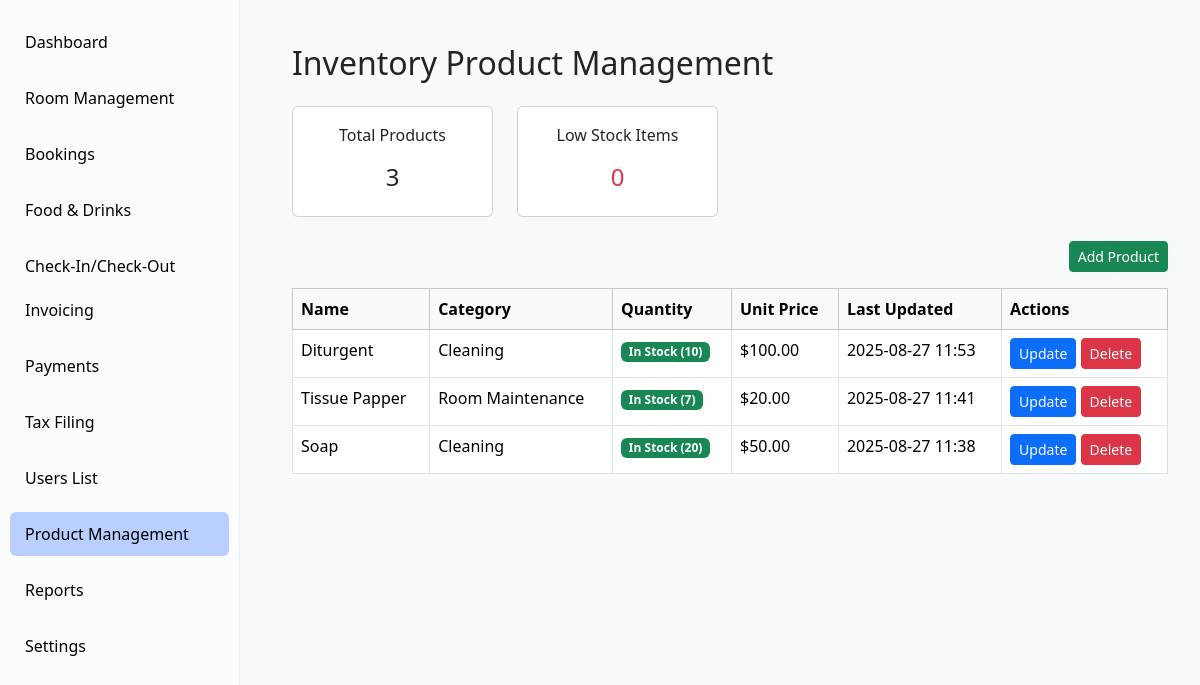
The app's page /products/ (signed in) with its own data.
### products/models.py (models this page shows, shortened)
class Product(models.Model):
    CATEGORY_CHOICES = [
        ('cleaning', 'Cleaning'),
        ('kitchen', 'Kitchen'),
        ('maintenance', 'Room Maintenance'),
        ('other', 'Other'),
    ]
    name = models.CharField(max_length=200)
    category = models.CharField(max_length=50, choices=CATEGORY_CHOICES, default="other")
    quantity = models.PositiveIntegerField(default=0)
    unit_price = models.DecimalField(max_digits=10, decimal_places=2)
    updated_at = models.DateTimeField(auto_now=True)
    def is_low_stock(self):
        return self.quantity <= 5

### products/views.py (the view)
# urls.py: path("", views.product_list, name="product_list"),
def product_list(request):
    products = Product.objects.all().order_by("-updated_at")
    total_products = products.count()
    low_stock = products.filter(quantity__lte=5).count()
    return render(request, "products/product_list.html", {
        "products": products,
        "total_products": total_products,
        "low_stock": low_stock,
    })

### accounts/models.py (called while the page is built)
    def is_admin(self):
        return self.role == self.ROLE_ADMIN

### products/templates/products/product_list.html (shortened to what this page needs)
{% load static %}
<!DOCTYPE html>
<html lang="en">
<head>
  <link href="https://cdn.jsdelivr.net/npm/bootstrap@5.3.2/dist/css/bootstrap.min.css" rel="stylesheet">
</head>
<body class="bg-light">
<div class="sidebar">
  <ul>
    <li><a href="{% url 'core:dashboard' %}">Dashboard</a></li>
    <li><a href="{% url 'rooms:room_management' %}">Room Management</a></li>
    <li><a href="{% url 'booking:booking_list' %}">Bookings</a></li>
    <li><a href="{% url 'foods:food_entry' %}">Food & Drinks</a></li>
    <l><a href="{% url 'checkin_checkout:checkin_checkout' %}">Check-In/Check-Out</a></l>
    <li><a href="{% url 'invoices:invoice_list' %}">Invoicing</a></li>
    <li><a href="{% url 'transaction:payment_list' %}">Payments</a></li>
    <li><a href="{% url 'tax_filling:tax_filling' %}">Tax Filing</a></li>
    <li><a href="{% url 'accounts:create-receptionist' %}">Users List</a></li>
    <li class="active"><a href="{% url 'products:product_list' %}">Product Management</a></li>
    {% if request.user.is_admin or request.user.is_subadmin %}
        <li><a href="{% url 'reports:dashboard' %}">Reports</a></li>
        <li><a href="{% url 'settings:dashboard' %}">Settings</a></li>
    {% endif %}
  </ul>
</div>
<div class="main-content">
  <div class="container py-4">
    <h2>Inventory Product Management</h2>
    <div class="row my-4">
      <div class="col-md-3">
        <div class="card text-center">
          <div class="card-body">
            <p>Total Products</p>
            <h4>{{ total_products }}</h4>
          </div>
        </div>
      </div>
      <div class="col-md-3">
        <div class="card text-center">
          <div class="card-body">
            <p>Low Stock Items</p>
            <h4 class="text-danger">{{ low_stock }}</h4>
          </div>
        </div>
      </div>
    </div>
    <div class="mb-3 text-end">
      <a href="{% url 'products:add_product' %}" class="btn btn-success btn-sm">Add Product</a>
    </div>
    <table class="table table-bordered table-hover">
      <thead class="table-light">
        <tr>
          <th>Name</th>
          <th>Category</th>
          <th>Quantity</th>
          <th>Unit Price</th>
          <th>Last Updated</th>
          <th>Actions</th>
        </tr>
      </thead>
      <tbody>
        {% for product in products %}
        <tr>
          <td>{{ product.name }}</td>
          <td>{{ product.get_category_display }}</td>
          <td>
            {% if product.is_low_stock %}
              <span class="badge bg-danger">{{ product.quantity }} Low Stock</span>
            {% else %}
              <span class="badge bg-success">In Stock ({{ product.quantity }})</span>
            {% endif %}
          </td>
          <td>${{ product.unit_price }}</td>
          <td>{{ product.updated_at|date:"Y-m-d H:i" }}</td>
          <td>
            <a href="{% url 'products:update_quantity' product.id %}" class="btn btn-sm btn-primary">Update</a>
            <a href="{% url 'products:delete_product' product.id %}" class="btn btn-sm btn-danger"
               onclick="return confirm('Are you sure?')">Delete</a>
          </td>
        </tr>
        {% empty %}
        <tr>
          <td colspan="6" class="text-center">No products available.</td>
        </tr>
        {% endfor %}
      </tbody>
    </table>
  </div>
</div>
</body>
</html>

### products/templates/products/product_list.html (style rules this page uses)
.sidebar { width: 240px; background-color: #fbfcfe; min-height: 100vh; padding: 20px 10px; border-right: 1px solid #e6eefc; float: left; }
.sidebar ul { list-style: none; padding: 0; }
.sidebar li { margin-bottom: 12px; }
.sidebar a { color: rgb(2,2,2); text-decoration: none; padding: 10px 15px; display: block; border-radius: 6px; transition: background 0.3s; }
.sidebar a:hover, .sidebar .active a { background-color: #b9cfff; }
.main-content { margin-left: 260px; padding: 20px; }

### records on screen
Product: name "Diturgent", category "Cleaning", quantity "10", unit_price "100.00", updated_at "2025-08-27 11:53"
Product: name "Tissue Papper", category "Room Maintenance", quantity "7", unit_price "20.00", updated_at "2025-08-27 11:41"
Product: name "Soap", category "Cleaning", quantity "20", unit_price "50.00", updated_at "2025-08-27 11:38"

### other values on screen
{{ total_products }} "3"
{{ low_stock }} "0"
